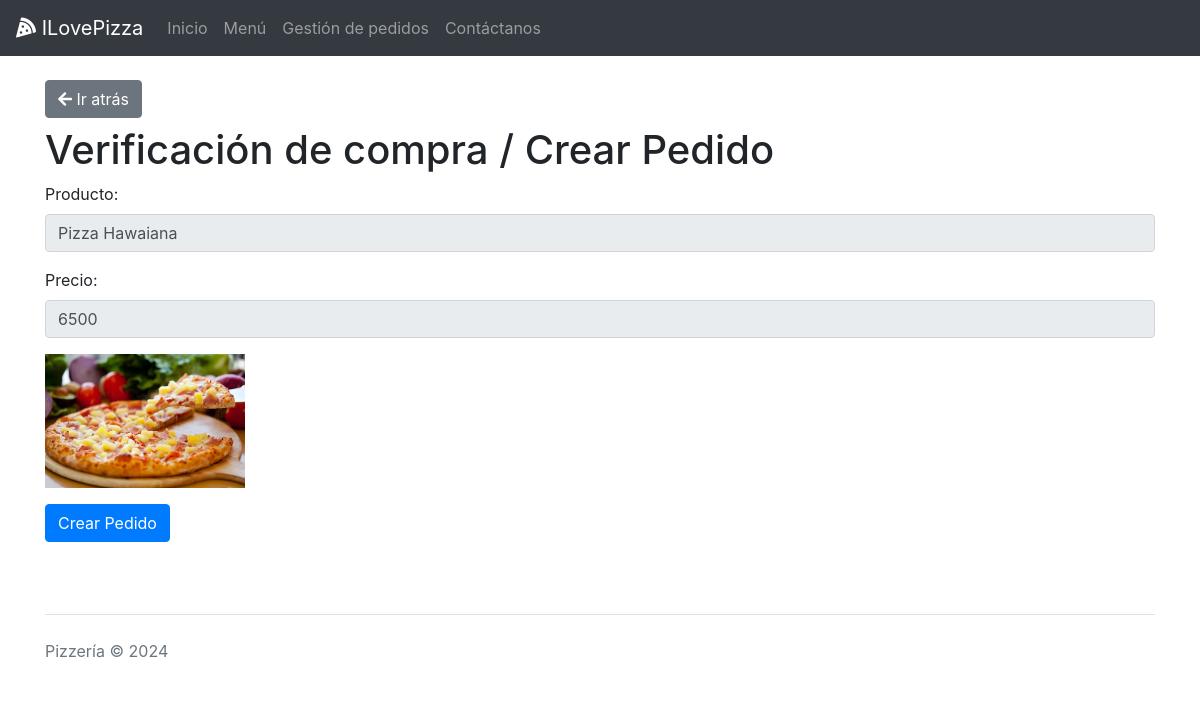
The page /index.php?action=crear_pedido&pizza_id=4 on the database its author committed.
### tables this page shows
CREATE TABLE `pizzas` (
  `id` int(11) NOT NULL,
  `tipo` varchar(100) NOT NULL,
  `precio` int(11) NOT NULL,
  `imagen` varchar(255) DEFAULT NULL
);

### models/Pizza.php (called while the page is built, shortened)
<?php
class Pizza {
    private $conn;
    public function __construct($db) {
        $this->conn = $db;
    }
    public function obtenerPorId($id) {
        $query = "SELECT * FROM pizzas WHERE id = ?";
        $stmt = $this->conn->prepare($query);
        $stmt->bind_param("i", $id);
        $stmt->execute();
        $result = $stmt->get_result();
        return $result->fetch_assoc();
    }
}
?>

### views/pedidos/crear_pedido.php (the view)
<?php include(__DIR__ . '/../partials/header.php'); ?>
<a href="index.php?action=menu" class="btn btn-secondary mb-2">
    <i class="fas fa-arrow-left"></i> Ir atrás
</a>
<h1>Verificación de compra / Crear Pedido</h1>
<form action="index.php?action=crear_pedido&pizza_id=<?= htmlspecialchars($pizza['id']); ?>" method="post">
    <div class="form-group">
        <label for="producto">Producto:</label>
        <input type="text" class="form-control" id="producto" name="producto" value="<?= htmlspecialchars($pizza['tipo']); ?>" readonly>
    </div>
    <div class="form-group">
        <label for="precio">Precio:</label>
        <input type="text" class="form-control" id="precio" name="precio" value="<?= htmlspecialchars($pizza['precio']); ?> " readonly>
    </div>
    <div class="form-group">
        <img src="public/images/<?= htmlspecialchars($pizza['imagen']); ?>" alt="<?= htmlspecialchars($pizza['tipo']); ?>" style="width: 200px;">
    </div>
    <button type="submit" class="btn btn-primary">Crear Pedido</button>
</form>
<?php include(__DIR__ . '/../partials/footer.php'); ?>

### rows shown on the page
pizzas: producto "Pizza Hawaiana", precio "6500", imagen (picture)
